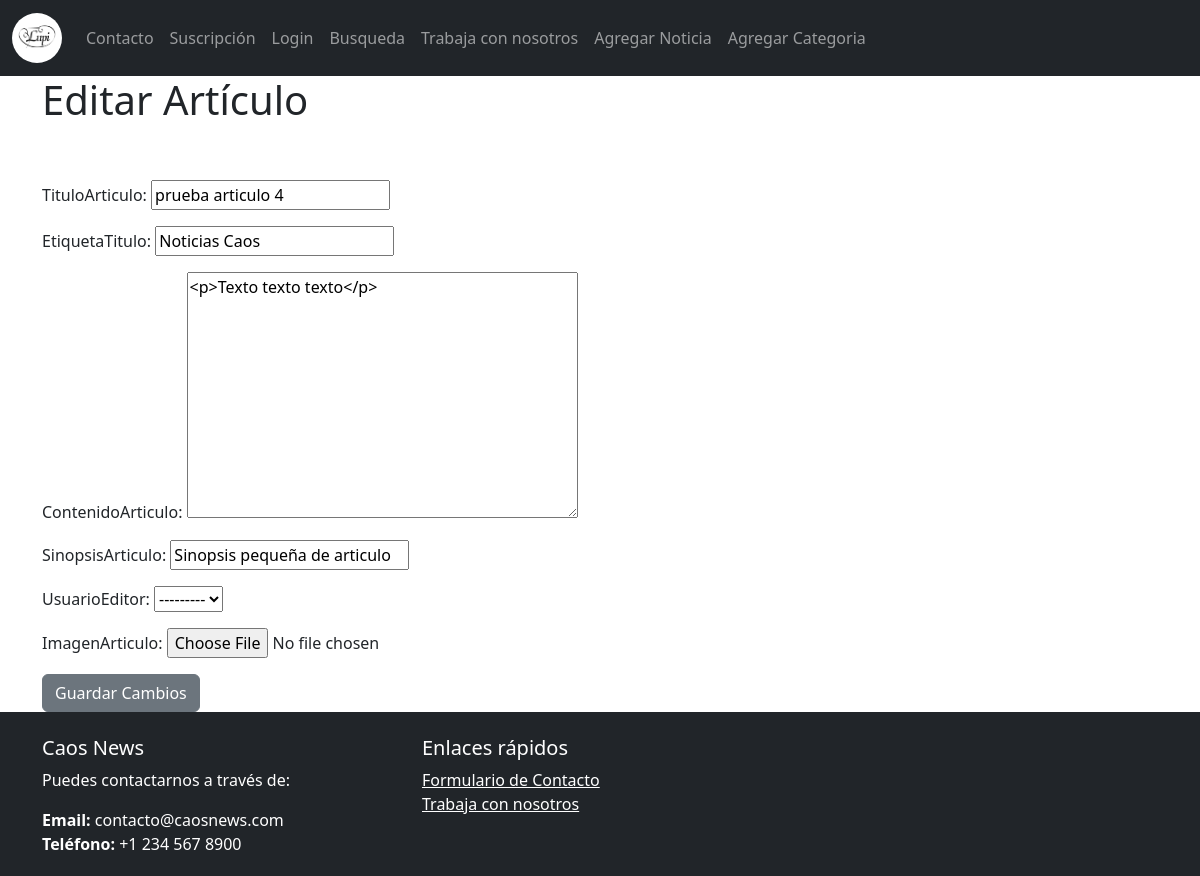
/SitioWebNoticiasCaos/noticia/editar/8/, run on the app's committed database.
### SitioWebNoticiasCaos/models.py (models this page shows, shortened)
class Articulo (models.Model):
    tituloArticulo = models.CharField(max_length=255)
    etiquetaTitulo = models.CharField(max_length=255, default="Noticias Caos")
    contenidoArticulo = RichTextField(blank=True, null=True)
    sinopsisArticulo = models.CharField(max_length=255)
    imagenArticulo = models.ImageField(upload_to = "img/", blank=True, null=True)
    fechaPublicacion = models.DateField(auto_now_add=True)
    usuarioAutor = models.ForeignKey(Autor, related_name='articulos_autor', on_delete=models.CASCADE)
    usuarioEditor = models.ForeignKey(Editor, related_name='articulos_editor', on_delete=models.CASCADE, blank=True, null=True)
    nombreCat = models.CharField(max_length=255, default="Sin Asignar")

### SitioWebNoticiasCaos/views.py (the view)
# urls.py: path('noticia/editar/<int:pk>/', EditarArticulo.as_view(), name='editararticulo'),
class EditarArticulo(UpdateView):
    model = Articulo
    template_name = 'SitioWebNoticiasCaos/editararticulo.html'
    fields = ["tituloArticulo", "etiquetaTitulo", "contenidoArticulo", "sinopsisArticulo", 'usuarioEditor', "imagenArticulo"]

### SitioWebNoticiasCaos/templates/SitioWebNoticiasCaos/editararticulo.html (shortened to what this page needs)
{% extends 'SitioWebNoticiasCaos/base_template.html' %}
{% block content %}
<h1> Editar Artículo</h1>
<br/> <br/>
<div class="form-group">
    <form method = "POST">
        {{ form.as_p }}
        <button class="btn btn-secondary"> Guardar Cambios</button>
    </form>
</div>
{% endblock %}

### static/css/style.css (style rules this page uses)
body { position: relative; min-height: 100vh; }

### data on the page
Articulo: tituloArticulo "prueba articulo 4", etiquetaTitulo "Noticias Caos", contenidoArticulo "<p>Texto texto texto</p>", sinopsisArticulo "Sinopsis pequeña de articulo", usuarioEditor "---------"
